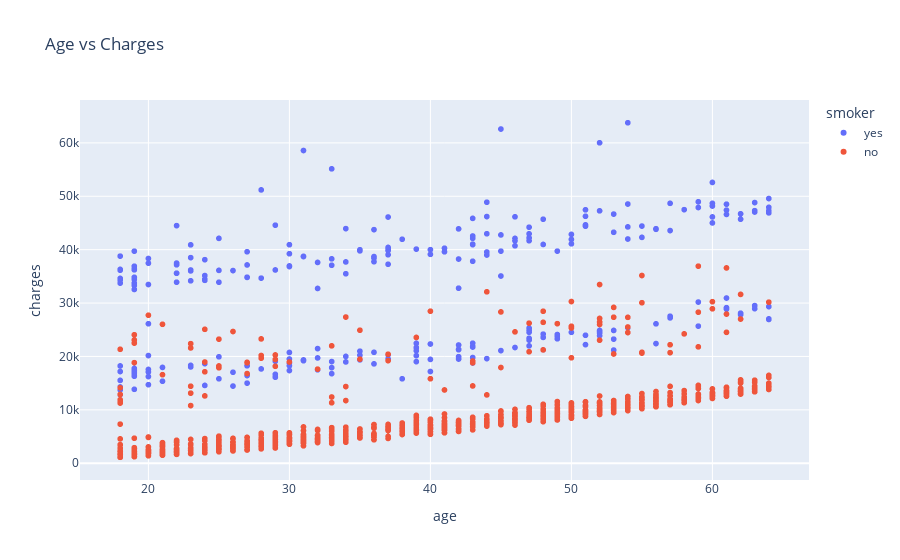

The notebook cell this image was saved under:
### Code cell
fig = px.scatter(df,
                 x='age',
                 y='charges',
                 color='smoker',
                 title='Age vs Charges')
fig.show()

### Figure 1 — Plotly figure (JSON) as saved in the notebook; plotly's stock layout.template omitted (floating-point values rounded to 4 significant figures; data arrays with more than 128 entries replaced by an {"elided": "..."} marker saying what was removed)
{"data": [{"hovertemplate": "smoker=yes<br>age=%{x}<br>charges=%{y}<extra></extra>", "legendgroup": "yes", "marker": {"color": "#636efa", "symbol": "circle"}, "mode": "markers", "name": "yes", "showlegend": true, "type": "scattergl", "x": {"elided": "274 int values"}, "xaxis": "x", "y": {"elided": "274 float values"}, "yaxis": "y"}, {"hovertemplate": "smoker=no<br>age=%{x}<br>charges=%{y}<extra></extra>", "legendgroup": "no", "marker": {"color": "#EF553B", "symbol": "circle"}, "mode": "markers", "name": "no", "showlegend": true, "type": "scattergl", "x": {"elided": "1064 int values"}, "xaxis": "x", "y": {"elided": "1064 float values"}, "yaxis": "y"}], "layout": {"legend": {"title": {"text": "smoker"}, "tracegroupgap": 0}, "title": {"text": "Age vs Charges"}, "xaxis": {"anchor": "y", "domain": [0, 1], "title": {"text": "age"}}, "yaxis": {"anchor": "x", "domain": [0, 1], "title": {"text": "charges"}}}}
